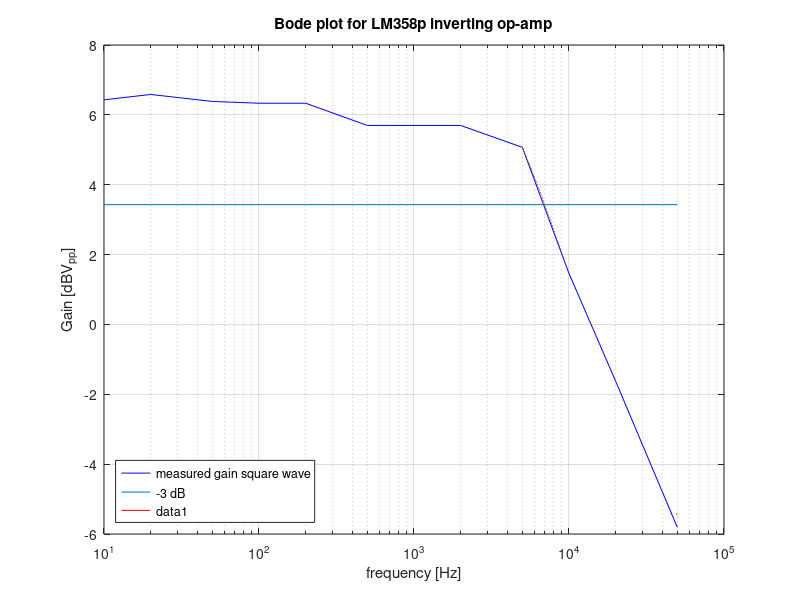

Write MATLAB code to recreate this figure.
%% House keeping
clear all;
close all;
%% Data
f = [10 20 50 100 200 500 1000 2000 5000 10000 20000 50000]; %Hz
gain = [6.43 6.584 6.384 6.333 6.333 5.6969 5.6969 5.6969 5.070 1.459 -1.626 -5.811]; %dB


length(f)
length(gain)
%% Semilog plot
figure('Name','Bode plot ex2')
semilogx(f,gain,'b')
hold on
% Plot -3dB striaght line at 6.43 - 3 db
line([10,50000],[3.43,3.43])
scatter(f,gain)
grid on 
xlabel('frequency [Hz]')
ylabel('Gain [dBV_{pp}]')
title('Bode plot for LM358p inverting op-amp')
legend('measured gain square wave', '-3 dB','Location','southwest')

%% curve fit open loop  response
p = polyfit(f(9:end),gain(9:end),3);
f_2 = 5000:0.1:50000;
gain_2 = polyval(p,f_2);
plot(f_2,gain_2,'r')

%% Find value closest to -3 dB freq
[~,index] = (min(abs(gain_2 - 3.333))); %-3 db on graph

cuttoff_freq = f_2(index)